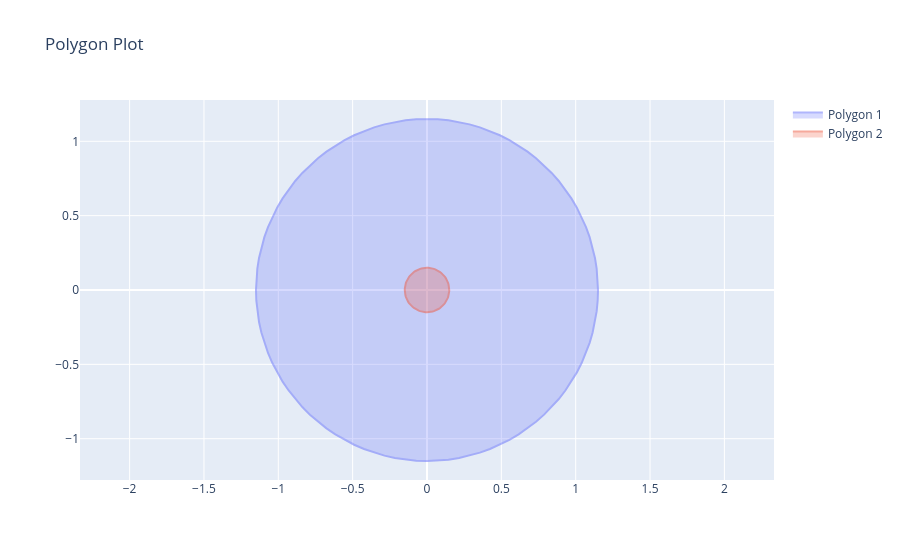

Write notebook code for a chart like this one.
### Markdown cell above
# Plotting using plotly

### Code cell
p1 = geometry.Circle(0, 0, 1.15, num_edges=100)
p2 = mutation.buffer(p1, -1.0)
print(f'{p2.area = }')
plotting.plot_polygons([p1, p2])
